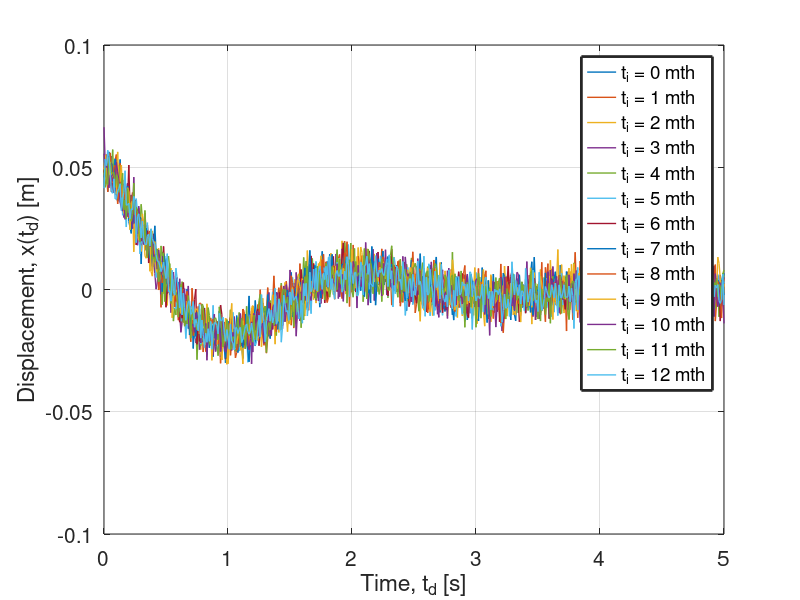
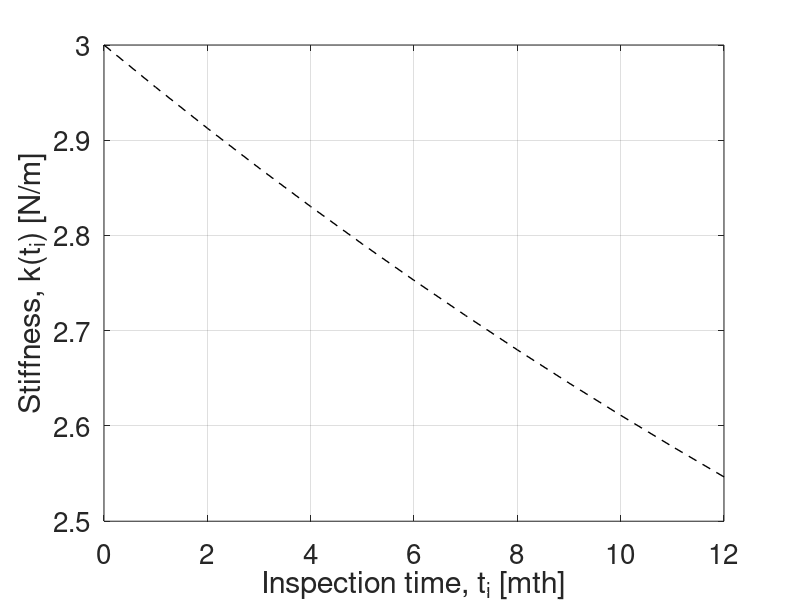

Recreate these plots in MATLAB, in order. (Note: this script raises an error after producing the figures.)
%% The SEMC sampler
%
% The SEMC sampler is based on the original Sequential Monte
% Carlo (SMC) sampling class (see paper by Moral et. al (2006): Sequential 
% Monte Carlo Samplers - https://www.jstor.org/stable/3879283) and employs
% the use of the Affine-invariant Ensemble Sampler (AIES) proposed by 
% Goodman and Weare (2010) to update the samples at each iteration.
%
%% Bayesian Inference of a Time-varying parameter:
%
% In this example, we will evaluate the performance of the SEMC sampler
% in estimating and predicting a time-varying parameter at different time-step. 
% The system of interest will be a simple damped spring-mass system. The 
% dynamical data of the displacement of the mass from its rest position will 
% be obtained between t=0s and t=5s at intervals of dt=0.01s. The system is
% taken to be underdamped.
%
% The simple displacement model is:
%
% x(t) = A*exp(-gamma*t)*cos(omega*t + d); we set d = 0 rad for simplicity;
%
% omega = sqrt((k./m) - (c./(2.*m)).^2); 
% gamma = c./(2.*m); 
% where m = 0.3 kg (mass of the block attached to spring);
%
% The spring stiffness is time-varying and weakens over time such that:
%
% k(t) = 1.5*(1 + exp(-alpha*t)); where alpha = 0.03 s^-1 (rate parameter);
%
% Discretizing the above equation, we get the following discretized
% dynamic equation:
%
% k(t+1) = exp(-alpha*t).*(k(t) - 1.5) + 1.5;
%
% The spring stiffnes is checked every month and it is assumed 
% that during the process of data-collection at every "inspection" time-step, 
% t_i, the value of k is constant.
%
%% Define the parameters and random variables:

m = 0.3;           % Mass of the blocks in [kg]
c = 0.55;          % Damping coefficient of the spring-mass system [Ns/m]
A = 0.05;          % Displacement of the spring-mass system [m]
t_d = (0:0.01:5)'; % Time-input of the dynamical data[s]
t_i = (0:1:12)';   % Time-input of the inspection of the spring [mth]

%% Define the models:

% Define model for the spring stiffness, k:
alpha = 0.03;    % Rate parameter [s^-1]
k = @(t) 1.5.*(1 + exp(- alpha .* t));

% Define model for the eigenfrequency, omega:
omega = @(t,m,c) sqrt((k(t)./m) - (c./(2.*m)).^2);

% Define model for simple harmonic oscillator:
delta = 0; % Initial phase term when time starts [rad] 
displacement = @(t_d,t_i) A.*exp(- (c./(2.*m)).*t_d).*cos((omega(t_i,m,c) .* t_d) + delta); % in [m]

%% Generate noisy measurements of dynamical Displacement:
sigma = 0.005; % The noise in the measurement is set at 10% of the amplitude [m]

% To generate noisy data-set of the dynamical system for different time
% steps, t_i:
data = zeros(size(t_d,1),size(t_i,1)); 
for idx = 1:length(t_i)
for jdx = 1:length(t_d)
data(jdx,idx) = displacement(t_d(jdx),t_i(idx)) + sigma .* randn(1,1);
end
end

% To compute the root-mean-square-error of the data relative to the
% theoretial model of the SHM at each time-step t_i:
rmse = zeros(length(t_i),1);
for idx = 1:length(t_i)
square_error = (data(:,idx) - displacement(t_d(1:length(t_d)),t_i(idx))).^2;
rmse(idx) = sqrt(mean(square_error));
end

% To plot the 2D graphs of the dynamical data:
figure;
hold on; grid on; box on;
for idx = 1:length(t_i)
plot(t_d, data(:,idx), 'linewidth', 1)
end
xlabel('Time, t_d [s]')
ylabel('Displacement, x(t_d) [m]')
xlim([0 5])
ylim([-0.1 0.1])
legend('t_i = 0 mth', 't_i = 1 mth', 't_i = 2 mth', 't_i = 3 mth', 't_i = 4 mth',...
       't_i = 5 mth', 't_i = 6 mth', 't_i = 7 mth', 't_i = 8 mth', 't_i = 9 mth',...
       't_i = 10 mth', 't_i = 11 mth', 't_i = 12 mth', 'LineWidth', 2)
set(gca, 'fontsize', 15)
hold off

% To plot the theoretical model of k(t) and c(t):
figure;
hold on; grid on; box on;
plot(t_i, k(t_i), 'k--', 'linewidth', 1)
xlabel('Inspection time, t_i [mth]')
ylabel('Stiffness, k(t_i) [N/m]')
xlim([0 12])
set(gca, 'fontsize', 20)

%% Bayesian Model Updating set-up:

% Define the prior distribution:
lowerBound = 0.001; 
upperBound = 100;

prior_pdf = @(x) unifpdf(x,lowerBound,upperBound); % Prior PDf for k

prior_rnd = @(N) unifrnd(lowerBound,upperBound,N,1);

% Define the likelihood function:
scale = 10;
measurement_model = @(x,t_d) A.*exp(- (c./(2.*m)).*t_d).*...
                            cos((sqrt((x./m) - (c./(2.*m)).^2).* t_d) + delta); % in [m]
             
loglike = @(x,t_i) - 0.5 .* (1./(scale.*rmse(t_i))).^2 .*(sum((data(:,t_i) - measurement_model(x, t_d)).^2));

logL = cell(length(t_i),1);
for idx = 1:length(t_i)
logL{idx} = @(x) loglike(x, idx);
end
                                                 
% Define the dynamical model for k(t+1)|k(t):
dynamic_model = @(k_old) exp(- alpha).*(k_old - 1.5) + 1.5;

% Define the inverse model for k(t)|k(t+1):
inverse_model = @(k_new) exp(alpha).*(k_new - 1.5) + 1.5;

%% Perform Online Sequential Bayesian Updating:

% Initialise:
Nsamples = 1000;

% Start SEMC sampler:
tic;
SEMC = SEMCsampler('nsamples',Nsamples,'loglikelihoods',logL,...
                   'dynamic_model',dynamic_model,'inverse_model',inverse_model,...
                   'priorpdf',prior_pdf,'priorrnd',prior_rnd,'burnin',0);
semc_allsamples = SEMC.allsamples;
semc_prediction = SEMC.prediction;
timeSEMC = toc;
fprintf('Time elapsed is for the SEMC sampler: %f \n',timeSEMC)

%% Analysis of the model updating:

posterior_mean = zeros(length(t_i),size(semc_allsamples,2));
posterior_std = zeros(length(t_i),size(semc_allsamples,2));
posterior_bounds_k = zeros(length(t_i),2);

prediction_mean = zeros(length(t_i),size(semc_allsamples,2));
prediction_std = zeros(length(t_i),size(semc_allsamples,2));
prediction_bounds_k = zeros(length(t_i),2);

for idx = 1:length(t_i)
posterior_mean(idx,1) = mean(semc_allsamples(:,1,idx+1));

prediction_mean(idx,1) = mean(semc_prediction(:,1,idx));

posterior_std(idx,1) = std(semc_allsamples(:,1,idx+1));

prediction_std(idx,1) = std(semc_prediction(:,1,idx));

posterior_bounds_k(idx,:) = prctile(semc_allsamples(:,1,idx+1), [5, 95]);

prediction_bounds_k(idx,:) = prctile(semc_prediction(:,1,idx), [5, 95]);
end
posterior_cov = (posterior_std./posterior_mean).*100;
prediction_cov = (prediction_std./prediction_mean).*100;

% Plotting the histogram for different time-steps:
figure;
hold on; box on;
for idx = 1:length(t_i)
histogram(semc_allsamples(:,1,idx+1),10)
end
xlim([2.5 3.15])
xlabel('Stiffness, k(t_i) [N/m]')
ylabel('Counts')
legend('t_i = 0 mth', 't_i = 1 mth', 't_i = 2 mth', 't_i = 3 mth', 't_i = 4 mth',...
       't_i = 5 mth', 't_i = 6 mth', 't_i = 7 mth', 't_i = 8 mth', 't_i = 9 mth',...
       't_i = 10 mth', 't_i = 11 mth', 't_i = 12 mth', 'LineWidth', 2)
set(gca, 'fontsize', 18)
hold off

% To plot the estimates of k(t_i) wih the theoretical model:
figure;
hold on; grid on; box on;
plot(t_i, k(t_i), 'k--', 'linewidth', 1)
y_neg_a1 = abs(posterior_mean(:,1) - posterior_bounds_k(:,1)); % error in the negative y-direction
y_pos_a1 = abs(posterior_mean(:,1) - posterior_bounds_k(:,2)); % error in the positive y-direction
errorbar(t_i, posterior_mean(:,1), y_neg_a1, y_pos_a1, '-s','MarkerSize',5,...
    'MarkerEdgeColor','blue','MarkerFaceColor','blue', 'linewidth',1);
y_neg_a2 = abs(prediction_mean(:,1) - prediction_bounds_k(:,1)); % error in the negative y-direction
y_pos_a2 = abs(prediction_mean(:,1) - prediction_bounds_k(:,2)); % error in the positive y-direction
errorbar((t_i(2:end)), prediction_mean(1:end-1,1), y_neg_a2(1:end-1), y_pos_a2(1:end-1), '-s','MarkerSize',5,...
    'MarkerEdgeColor','red','MarkerFaceColor','red', 'linewidth',1);
legend('True values', 'Estimated values', 'Predicted values', 'linewidth', 2)
xlim([0 12])
xlabel('Inspection time, t_i [mth]')
ylabel('Stiffness, k(t_i) [N/m]')
set(gca, 'fontsize', 18)

%% SEMC Statistics

dim = size(semc_allsamples,2); % dimensionality of the problem
target_accept = 0.23 + (0.21./dim);

% Plot the acceptance rate values across iterations:
figure;
hold on; box on; grid on;
plot([1 size(semc_allsamples,3)],[target_accept target_accept] , 'c','linewidth', 1.5)
plot([1 size(semc_allsamples,3)],[0.15 0.15] , 'k','linewidth', 1.5)
plot((1:size(semc_allsamples,3)-1)', SEMC.acceptance, '--s','linewidth', 1.5)
plot([1 size(semc_allsamples,3)],[0.5 0.5] , 'k','linewidth', 1.5)
legend('Target acceptance rate', 'Optimum acceptance limits', 'SEMC acceptance rates', 'linewidth', 2)
title('Plot of Acceptance rates')
xlabel('Iteration number, j')
ylabel('Acceptance rate')
xlim([1 5])
set(gca, 'fontsize', 18)

%% Save the data:

save('example_DampedOscillator1D');
